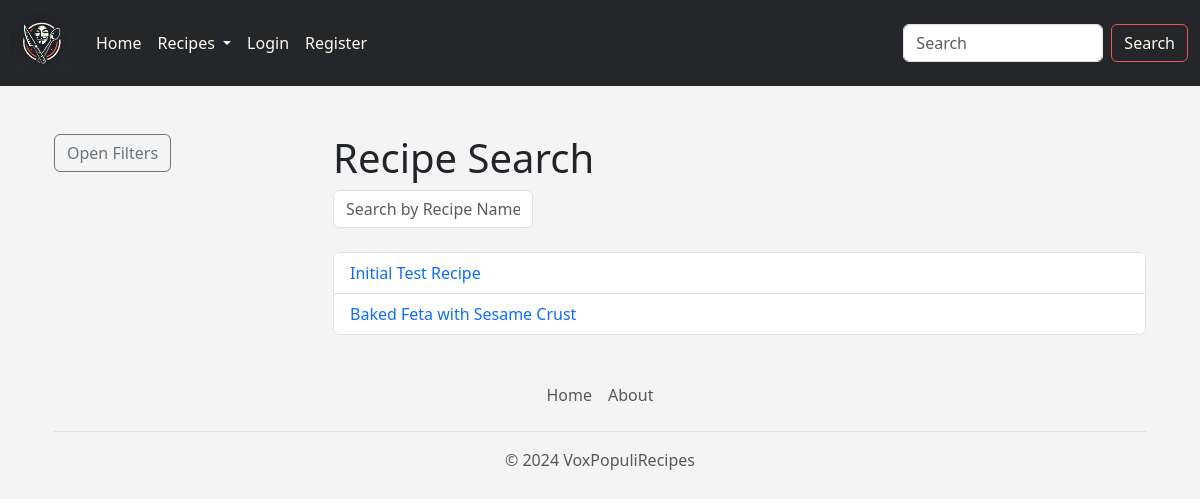
The app's page /search/, older data.
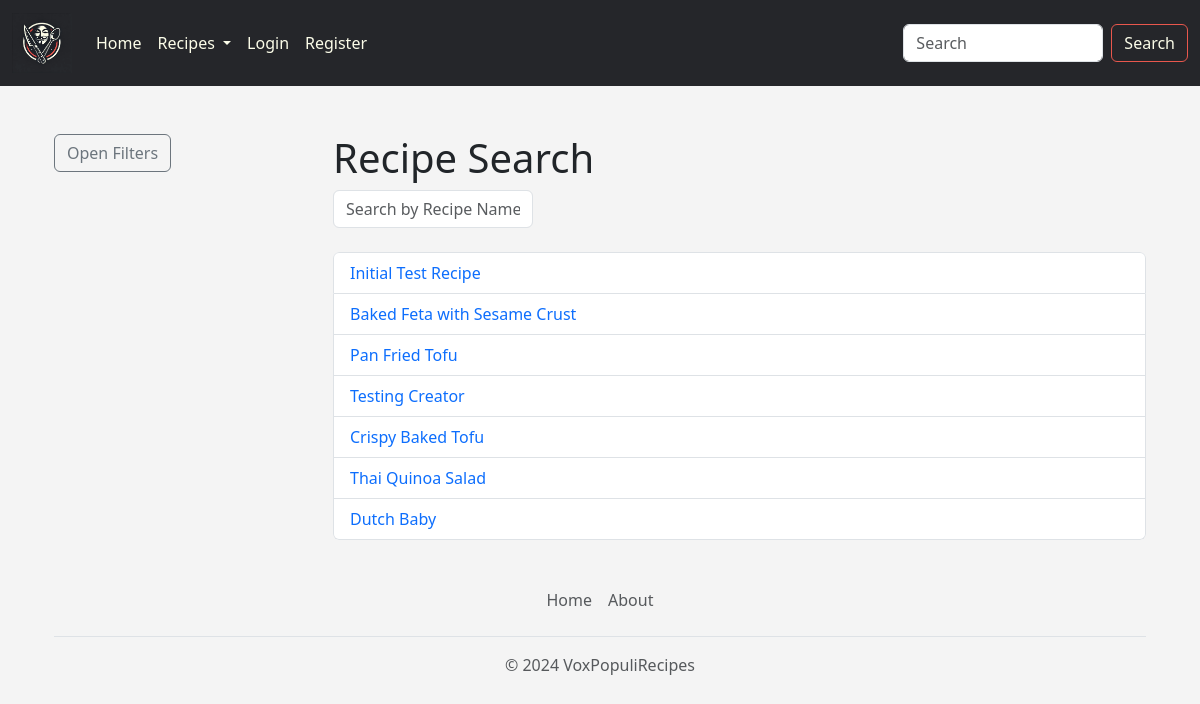
The same page, newer data.
### voxpopulirecipes/models.py (models this page shows, shortened)
class Recipe(models.Model):
    title = models.CharField(max_length=200)
    pub_date = models.DateTimeField("date published")
    created_by = models.CharField(max_length=200, blank=True, null=True)
    creator = models.ForeignKey(User, on_delete=models.CASCADE, blank=True, null=True)
    mealType = models.ForeignKey("MealType", on_delete=models.CASCADE, blank=True, null=True)
    image = models.ImageField(upload_to='uploads/recipe/', blank=True, null=True)

### voxpopulirecipes/views.py (the view)
# urls.py: path("search/", views.search_recipe, name="search_recipe"),
def search_recipe(request):
    search_text = ""
    if request.method == "POST":
        search_text = request.POST.get("search_text")
    all_recipes = Recipe.objects.all().order_by("id")
    all_unique_ingredients = Ingredient.objects.values_list("ingredient_text", flat=True).distinct().order_by("ingredient_text")
    template = loader.get_template("voxpopulirecipes/search.html")
    context = {
        "all_recipes": all_recipes,
        "all_unique_ingredients": all_unique_ingredients,
        "search_text": search_text,
    }
    return HttpResponse(template.render(context, request))

### voxpopulirecipes/models.py (called while the page is built)
    def __str__(self):
        return self.ingredient_text

### voxpopulirecipes/templates/voxpopulirecipes/search.html (shortened to what this page needs)
{% extends 'voxpopulirecipes/base.html' %}
{% block content %}
<div class="container-fluid mt-4">
    <div class="row">
        <div class="col-md-3">
            <button class="btn btn-outline-secondary mb-3" data-bs-toggle="offcanvas" data-bs-target="#filterSidebar" aria-controls="filterSidebar">
                 Open Filters
            </button>
        </div>
        <div class="col-md-9">
            <h1>Recipe Search</h1>
            <input type="text" id="search-name" class="form-control mb-4" placeholder="Search by Recipe Name..." onkeyup="searchRecipeName()" value="{{search_text}}">
            <ul id="recipe-list" class="list-group">
                {% for recipe in all_recipes %}
                    <li class="list-group-item recipe_option" data-ingredients="{{ recipe.ingredient_set.all|join:',' }}">
                        <a href="{% url 'voxpopulirecipes:detail' recipe.id %}" class="text-decoration-none" data-id="{{ recipe.id }}">{{ recipe.title }}</a>
                    </li>
                {% endfor %}
            </ul>
        </div>
    </div>
</div>
{% endblock %}

Row changes from the older to the newer data that the page shows:
added Recipe: title "Pan Fried Tofu"
added Recipe: title "Testing Creator"
added Recipe: title "Crispy Baked Tofu"
added Recipe: title "Thai Quinoa Salad"
added Recipe: title "Dutch Baby"
